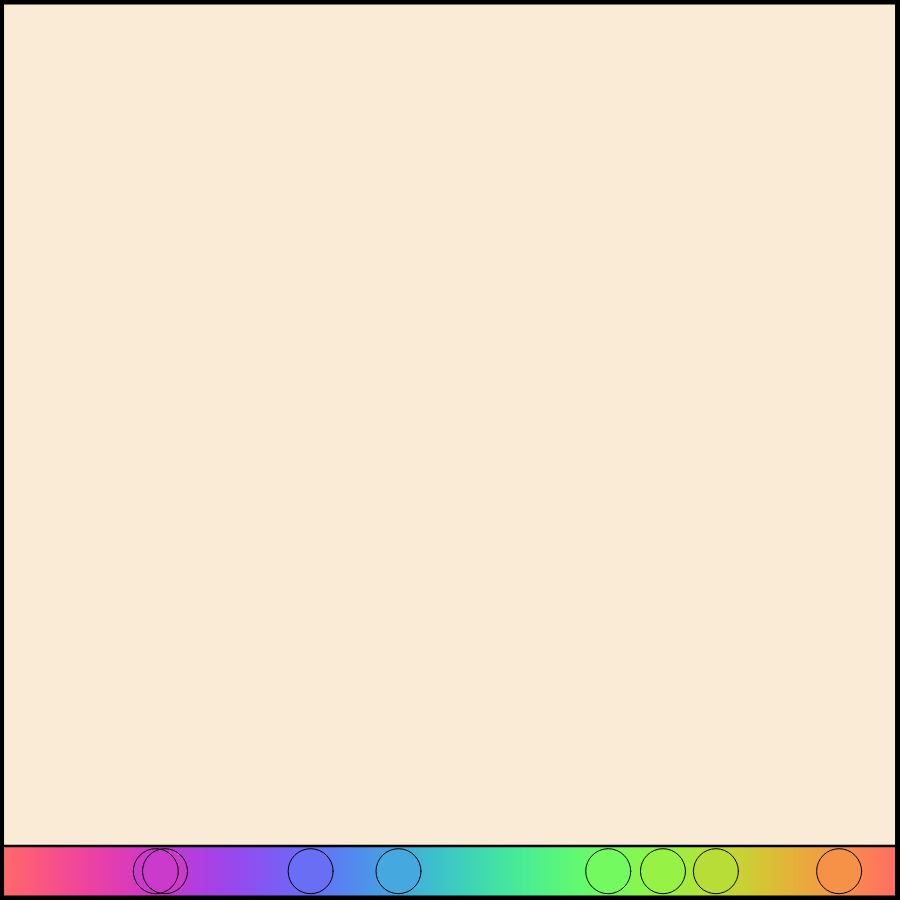
Frame 1 (no input)
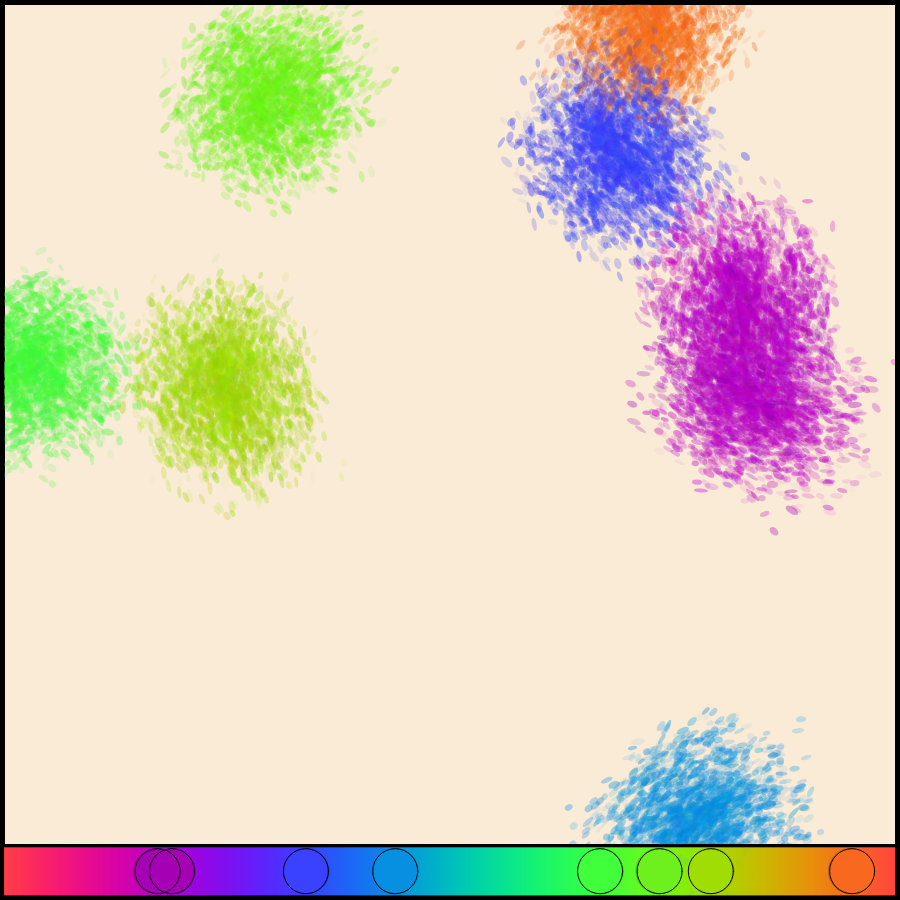
Frame 60 (no input)
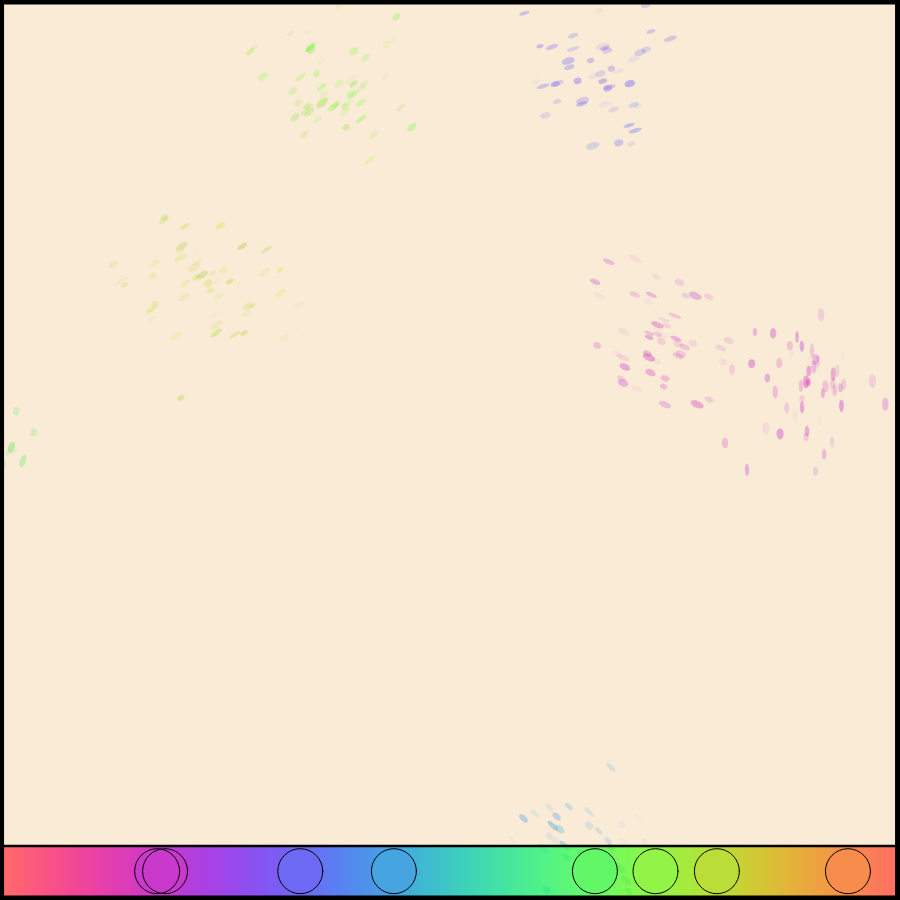
Frame 120 (the mouse pressed at the canvas centre since frame 60)

The p5.js sketch that drew these frames (run headless with seeded random() and noise() and a simulated clock; from frame 60 on, the mouse is pressed at the canvas centre):

// p5.js sketch
// ── sketch.js
let a = [0.5, 0.5, 0.5];
let b = [0.5, 0.5, 0.5];
let c = [1.0, 1.0, 1.0];
let d = [0.0, 0.33, 0.67];

let brushes = [];
let swatches = [];
let lineLayer;

let numBrushes = 8;

let colours = [[0, 0], [0, 0], [0, 0], [0, 0]];

function setup(){
  let dim = min(windowWidth, windowHeight);
  createCanvas(dim*0.9, dim*0.9); 
  background('antiqueWhite');

  for (let i = 0; i < numBrushes; i++){
    brushes.push(new Brush());
    swatches.push(new Swatch());
  }
  
  lineLayer = createGraphics(width, height);
  lineLayer.noFill();
}

function windowResized(){
  let dim = min(windowWidth, windowHeight);
  resizeCanvas(dim*0.9, dim*0.9);
  
  lineLayer = createGraphics(width, height);
  lineLayer.noFill();
  
  for (let b of brushes){
    b.s = width*0.2;
  }
  background('antiquewhite');
}

function draw(){
  lineLayer.clear();
  lineLayer.strokeWeight(1);
  
  if (mouseIsPressed){
    if (mouseY < height*0.94){
      background('antiquewhite');
    } else {
      paletteJump();
    }
  }
  
  if (mouseY > height*0.94){
    cursor(HAND);
  } else {
    cursor(ARROW);
  }
  noStroke();
  
  if (frameCount > 1){
    for (let i = 0; i < brushes.length; i++){
      brushes[i].col = colours[i];
      brushes[i].display();
    }
  }
  
  colours = [];
  palette();
  
  for (let i = 0; i< swatches.length; i++){
    swatches[i].display();
    colours[i] = swatches[i].c;
  }
  
  lineLayer.strokeWeight(width*0.01);
 
  lineLayer.rect(-width*0.0005, 0, width, height);
  lineLayer.strokeWeight(width*0.003);
  lineLayer.rect(0, 0.94*height, width, height);
  
  
  image(lineLayer, 0, 0, width, height);
  
}

function palette(){
  for (let i = 0; i < 1; i+=1/width){
    let re = a[0] + b[0]*cos(TWO_PI*(c[0]*i + d[0]));
    let gr = a[1] + b[1]*cos(TWO_PI*(c[1]*i + d[1]));
    let bl = a[2] + b[2]*cos(TWO_PI*(c[2]*i + d[2]));
    stroke(re*255, gr*255, bl*255);
    line(i*width, height - width*0.06, i*width, height);
  }
}

function paletteJump(){
  a = [random(1), random(1), random(1)];
  b = [random(1), random(1), random(1)];
  c = [random([0.5, 1.5, 1]), random([0.5, 1.5, 1]), random([0.5, 1.5, 1])];
  d = [random(1), random(1), random(1)];
}

class Brush {
  constructor(col){
    this.pos = createVector(random(width), random(height));
    this.vel = createVector(1, 1);
    this.dir = random(TWO_PI);
    this.col = 0;
    this.s = width*0.2;
  }
  
  display(){
    this.dir = (this.dir + random(-0.3,0.3))%TWO_PI;
    
    this.vel.setHeading(this.dir);
    
    this.pos.add(this.vel);
    
    if (this.pos.x < -this.s){
      this.pos.x = width+this.s;
    } if (this.pos.x > width+this.s){
      this.pos.x = -this.s;
    } else if (this.pos.y < -this.s){
      this.pos.y = width+this.s;
    } else if (this.pos.y > width+this.s){
      this.pos.y = -this.s;
    }
    
    push();
    translate(this.pos.x, this.pos.y);
    rotate(this.dir);
    for (let i = 0; i < 50; i++){
      push();
      fill(this.col[0]+random(-20, 20), this.col[1]+random(-20, 20), this.col[2]+random(-20, 20), random(5, 100));
      rotate(random(-0.02, 0.02));
      let x = cos(random(TWO_PI))*this.s*random()/2;
      let y = sin(random(TWO_PI))*this.s*random()/2;
      ellipse(x, y, this.s*random(0.04, 0.08), this.s*random(0.02, 0.04)); 
      pop();
    }
    
    
    pop();
  }
}

class Swatch {
  constructor(){
    this.c = 0;
    this.x = random(width);
  }
  
  display(){
    this.x = (this.x+random(-1, 1))%width;
    this.c = get(this.x, height*0.95);
    fill(this.c);
    noStroke();
    ellipse(this.x, height*0.968, width*0.05);
    
    lineLayer.noFill();
    lineLayer.ellipse(this.x, height*0.968, width*0.05);
  }
}
